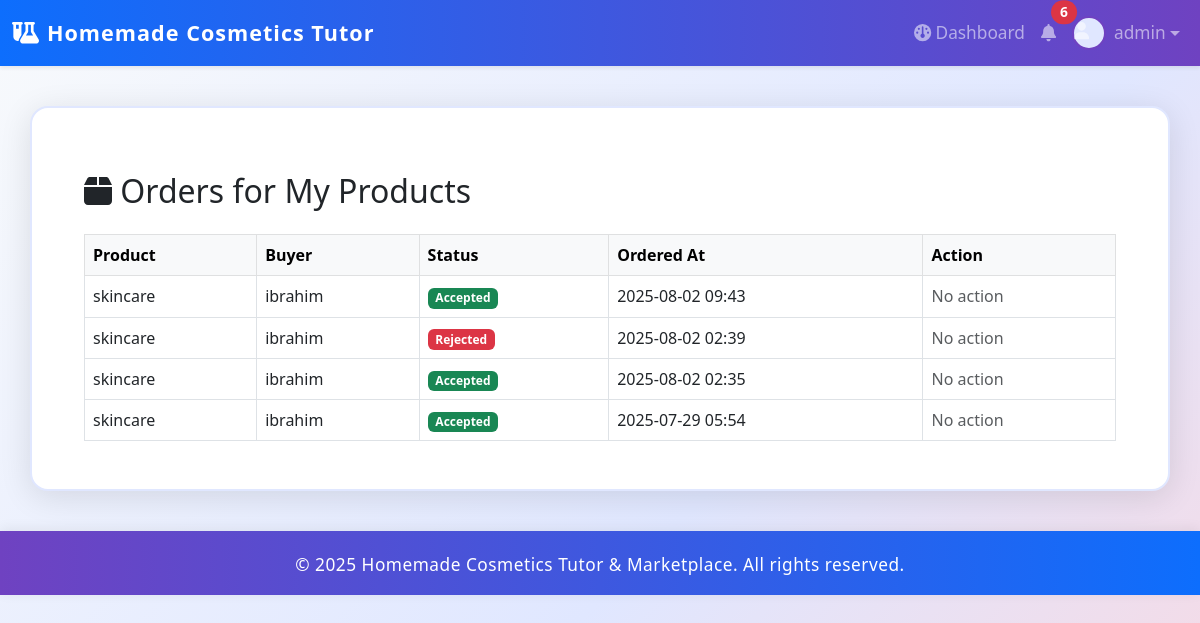
The app's page /seller/orders (signed in) with its own data.
### app/model.py (models this page shows, shortened)
class User(db.Model, UserMixin):
    id = db.Column(db.Integer, primary_key=True)
    username = db.Column(db.String(150), nullable=False, unique=True)
    email = db.Column(db.String(150), nullable=False, unique=True)
    password_hash = db.Column(db.String(256), nullable=False)
    role = db.Column(db.String(50), nullable=False)  # 'facilitator' or 'learner'
    is_admin = db.Column(db.Boolean, default=False)  # Admin flag
    notifications = db.relationship('Notification', backref='user', lazy='dynamic')

class Order(db.Model):
    id = db.Column(db.Integer, primary_key=True)
    product_id = db.Column(db.Integer, db.ForeignKey('product.id'), nullable=False)
    buyer_id = db.Column(db.Integer, db.ForeignKey('user.id'), nullable=False)
    seller_id = db.Column(db.Integer, db.ForeignKey('user.id'), nullable=False)
    status = db.Column(db.String(20), default='pending')  # pending, accepted, rejected
    timestamp = db.Column(db.DateTime, default=datetime.utcnow)
    product = db.relationship('Product', backref='orders')
    buyer = db.relationship('User', foreign_keys=[buyer_id], backref='orders_placed')
    seller = db.relationship('User', foreign_keys=[seller_id], backref='orders_received')

class Product(db.Model):
    id = db.Column(db.Integer, primary_key=True)
    name = db.Column(db.String(150), nullable=False)
    description = db.Column(db.Text, nullable=False)
    image_filename = db.Column(db.String(300), nullable=False)  # Path to the uploaded image file
    whatsapp_link = db.Column(db.String(300), nullable=False)  # Link to contact via WhatsApp
    user_id = db.Column(db.Integer, db.ForeignKey('user.id'), nullable=False)  # User ID of the seller

### app/routes.py (the view)
@app.route('/seller/orders')
@login_required
def seller_orders():
    orders = Order.query.filter_by(seller_id=current_user.id).order_by(Order.timestamp.desc()).all()
    return render_template('seller_orders.html', orders=orders)

### app/__init__.py (called while the page is built)
@login_manager.user_loader
def load_user(user_id):
    from app.model import User
    return User.query.get(int(user_id))

### app/templates/seller_orders.html (shortened to what this page needs)
{% extends "base.html" %}
{% block content %}
<div class="container mt-4">
    <h2 class="mb-4"><i class="fa-solid fa-box"></i> Orders for My Products</h2>
    {% if orders %}
    <div class="table-responsive">
        <table class="table table-bordered table-hover align-middle">
            <thead class="table-light">
                <tr>
                    <th>Product</th>
                    <th>Buyer</th>
                    <th>Status</th>
                    <th>Ordered At</th>
                    <th>Action</th>
                </tr>
            </thead>
            <tbody>
                {% for order in orders %}
                <tr>
                    <td>{{ order.product.name }}</td>
                    <td>{{ order.buyer.username }}</td>
                    <td>
                        {% if order.status == 'pending' %}
                            <span class="badge bg-warning text-dark">Pending</span>
                        {% elif order.status == 'accepted' %}
                            <span class="badge bg-success">Accepted</span>
                        {% elif order.status == 'rejected' %}
                            <span class="badge bg-danger">Rejected</span>
                        {% endif %}
                    </td>
                    <td>{{ order.timestamp.strftime('%Y-%m-%d %H:%M') }}</td>
                    <td>
                        {% if order.status == 'pending' %}
                        <form method="POST" action="{{ url_for('accept_order', order_id=order.id) }}" style="display:inline-block;">
                            <button type="submit" class="btn btn-success btn-sm"><i class="fa-solid fa-check"></i> Accept</button>
                        </form>
                        <form method="POST" action="{{ url_for('reject_order', order_id=order.id) }}" style="display:inline-block;">
                            <button type="submit" class="btn btn-danger btn-sm"><i class="fa-solid fa-xmark"></i> Reject</button>
                        </form>
                        {% else %}
                        <span class="text-muted">No action</span>
                        {% endif %}
                    </td>
                </tr>
                {% endfor %}
            </tbody>
        </table>
    </div>
    {% else %}
        <p class="text-center">No orders for your products yet.</p>
    {% endif %}
</div>
{% endblock %}

### app/templates/base.html (shortened to what this page needs)
<!DOCTYPE html>
<html lang="en">
<head>
    <link href="https://cdn.jsdelivr.net/npm/bootstrap@5.3.0/dist/css/bootstrap.min.css" rel="stylesheet">
    <link rel="stylesheet" href="https://cdnjs.cloudflare.com/ajax/libs/font-awesome/6.4.0/css/all.min.css">
</head>
<body>
    <nav class="navbar navbar-expand-lg navbar-dark shadow-sm">
        <div class="container-fluid">
            <a class="navbar-brand d-flex align-items-center" href="{{ url_for('home') }}">
                <i class="fa-solid fa-flask-vial me-2"></i> Homemade Cosmetics Tutor
            </a>
            <div class="collapse navbar-collapse" id="navbarNav">
                <ul class="navbar-nav ms-auto align-items-center">
                    {% if current_user.is_authenticated %}
                        <li class="nav-item">
                            <a class="nav-link" href="{{ url_for('dashboard') }}"><i class="fa-solid fa-gauge"></i> Dashboard</a>
                        </li>
                        <li class="nav-item">
                            <a class="nav-link position-relative" href="{{ url_for('notifications') }}">
                                <i class="fa-solid fa-bell"></i>
                                {% set unread_count = current_user.notifications|selectattr('is_read', 'equalto', False)|list|length %}
                                {% if unread_count > 0 %}
                                    <span class="position-absolute top-0 start-100 translate-middle badge rounded-pill bg-danger" style="font-size:0.8em;">{{ unread_count }}</span>
                                {% endif %}
                            </a>
                        </li>
                        <li class="nav-item dropdown">
                            <a class="nav-link dropdown-toggle d-flex align-items-center" href="#" id="userDropdown" role="button" data-bs-toggle="dropdown" aria-expanded="false">
                                <span class="user-avatar">
                                    <i class="fa-solid fa-user"></i>
                                </span>
                                {{ current_user.username }}
                            </a>
                        </li>
                    {% endif %}
                </ul>
            </div>
        </div>
    </nav>
    <div class="container main-container">
        {% block content %}{% endblock %}
    </div>
    <footer>
        <div class="container">
            &copy; {{ 2025 }} Homemade Cosmetics Tutor & Marketplace. All rights reserved.
        </div>
    </footer>
</body>
</html>

### app/templates/base.html (style rules this page uses)
body { background: linear-gradient(135deg, #f8fafc 0%, #e0e7ff 60%, #f7d9e3 100%); min-height: 100vh; }
.main-container { background: #fff; border-radius: 18px; box-shadow: 0 6px 32px rgba(0,0,0,0.11); padding: 2.5rem 2.5rem 2rem 2.5rem; margin-top: 2.5rem; margin-bottom: 2.5rem; transition: box-shadow 0.3s, border 0.3s; border: 2px solid #e0e7ff; }
.navbar { position: sticky; top: 0; z-index: 1030; background: linear-gradient(90deg, #0d6efd 0%, #6f42c1 100%) !important; }
.navbar-brand { font-weight: 700; font-size: 1.35rem; letter-spacing: 1px; }
.navbar-nav .nav-link { transition: color 0.2s, background 0.2s; font-weight: 500; font-size: 1.08rem; }
.user-avatar { width: 34px; height: 34px; border-radius: 50%; background: #e0e7ff; display: inline-block; margin-right: 8px; vertical-align: middle; object-fit: cover; border: 2px solid #6f42c1; }
footer { background: linear-gradient(90deg, #6f42c1 0%, #0d6efd 100%); color: #fff; padding: 1.3rem 0 1.1rem 0; text-align: center; letter-spacing: 0.5px; font-size: 1.08rem; box-shadow: 0 -2px 12px rgba(0,0,0,0.07); }

### records on screen
User: username "admin"
Order: product.name "skincare", buyer.username "ibrahim", status "Accepted", timestamp "2025-08-02 09:43"
Order: product.name "skincare", buyer.username "ibrahim", status "Rejected", timestamp "2025-08-02 02:39"
Order: product.name "skincare", buyer.username "ibrahim", status "Accepted", timestamp "2025-08-02 02:35"
Order: product.name "skincare", buyer.username "ibrahim", status "Accepted", timestamp "2025-07-29 05:54"

### other values on screen
{{ unread_count }} "6"
{{ 2025 }} "2025"
